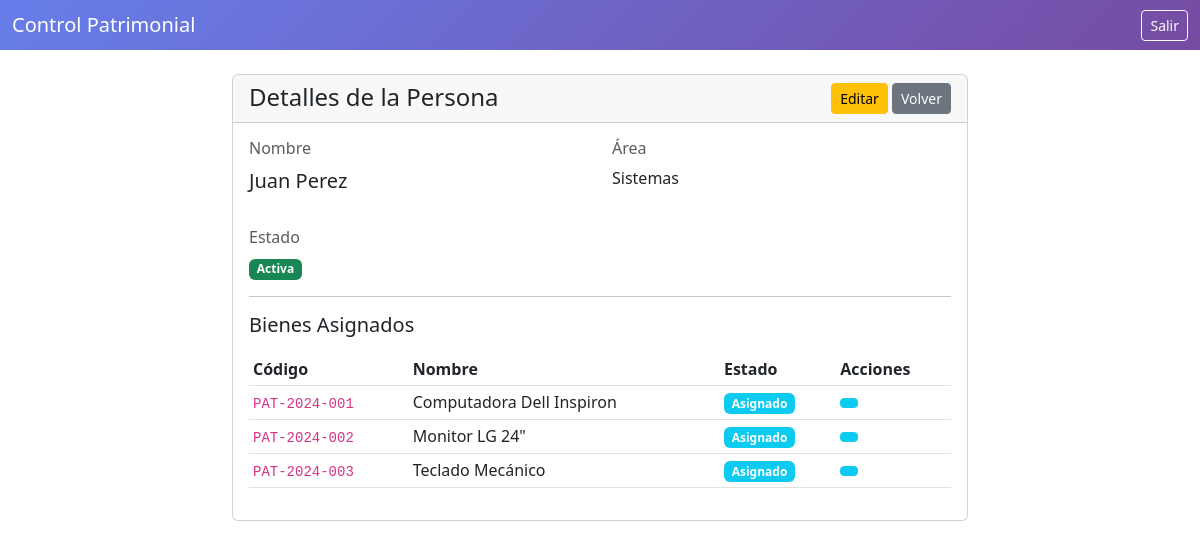
The app's page /frontend/ver-persona.php?id=1 (signed in) with its own data.
### tables this page shows
CREATE TABLE IF NOT EXISTS personas (
    id INT AUTO_INCREMENT PRIMARY KEY,
    nombre VARCHAR(100) NOT NULL,
    area VARCHAR(100),
    estado TINYINT DEFAULT 1,
    INDEX idx_nombre (nombre),
    INDEX idx_estado (estado)
);

CREATE TABLE IF NOT EXISTS bienes (
    id INT AUTO_INCREMENT PRIMARY KEY,
    codigo_patrimonial VARCHAR(50) UNIQUE NOT NULL,
    nombre VARCHAR(100) NOT NULL,
    descripcion TEXT,
    estado VARCHAR(50),
    persona_id INT,
    fecha_registro TIMESTAMP DEFAULT CURRENT_TIMESTAMP,
    FOREIGN KEY (persona_id) REFERENCES personas(id),
    INDEX idx_codigo (codigo_patrimonial),
    INDEX idx_estado (estado),
    INDEX idx_persona (persona_id)
);

### backend/PersonaDAO.php (called while the page is built, shortened)
<?php
class PersonaDAO {
    private $conn;
    public function __construct($conexion) {
        $this->conn = $conexion;
    }
    public function obtenerPorId($id) {
        $stmt = $this->conn->prepare(
            "SELECT id, nombre, area, estado FROM personas WHERE id = ?"
        );
        $stmt->bind_param("i", $id);
        $stmt->execute();
        $resultado = $stmt->get_result();
        return $resultado->fetch_assoc();
    }
    public function obtenerBienes($persona_id) {
        $stmt = $this->conn->prepare(
            "SELECT id, codigo_patrimonial, nombre, descripcion, estado
             FROM bienes WHERE persona_id = ? ORDER BY nombre ASC"
        );
        $stmt->bind_param("i", $persona_id);
        $stmt->execute();
        $resultado = $stmt->get_result();
        return $resultado->fetch_all(MYSQLI_ASSOC);
    }
}
?>

### frontend/ver-persona.php (the view, shortened to what this page needs)
<?php
require_once dirname(__FILE__) . '/../config/database.php';
require_once dirname(__FILE__) . '/../backend/PersonaDAO.php';
$persona_id = intval($_GET['id'] ?? 0);
$personaDAO = new PersonaDAO($conn);
$persona = $personaDAO->obtenerPorId($persona_id);
$bienes = $personaDAO->obtenerBienes($persona_id);
?>
<!DOCTYPE html>
<html lang="es">
<head>
    <link href="https://cdn.jsdelivr.net/npm/bootstrap@5.3.0/dist/css/bootstrap.min.css" rel="stylesheet">
</head>
<body>
    <nav class="navbar navbar-dark" style="background: linear-gradient(135deg, #667eea 0%, #764ba2 100%);">
        <div class="container-fluid">
            <span class="navbar-brand mb-0 h1"><i class="fas fa-chart-line"></i> Control Patrimonial</span>
            <a href="logout.php" class="btn btn-outline-light btn-sm">Salir</a>
        </div>
    </nav>
    <div class="container mt-4">
        <div class="row">
            <div class="col-md-8 offset-md-2">
                <div class="card">
                    <div class="card-header d-flex justify-content-between">
                        <h4 class="mb-0">Detalles de la Persona</h4>
                        <div>
                            <a href="editar-persona.php?id=<?php echo $persona['id']; ?>" class="btn btn-sm btn-warning">
                                <i class="fas fa-edit"></i> Editar
                            </a>
                            <a href="personas.php" class="btn btn-sm btn-secondary">
                                <i class="fas fa-arrow-left"></i> Volver
                            </a>
                        </div>
                    </div>
                    <div class="card-body">
                        <div class="row mb-3">
                            <div class="col-md-6">
                                <h6 class="text-muted">Nombre</h6>
                                <p class="fs-5"><?php echo htmlspecialchars($persona['nombre']); ?></p>
                            </div>
                            <div class="col-md-6">
                                <h6 class="text-muted">Área</h6>
                                <p><?php echo htmlspecialchars($persona['area'] ?? ''); ?></p>
                            </div>
                        </div>
                        <div class="mb-3">
                            <h6 class="text-muted">Estado</h6>
                            <p>
                                <span class="badge bg-<?php echo $persona['estado'] ? 'success' : 'secondary'; ?>">
                                    <?php echo $persona['estado'] ? 'Activa' : 'Inactiva'; ?>
                                </span>
                            </p>
                        </div>
                        <hr>
                        <h5 class="mb-3">Bienes Asignados</h5>
                        <?php if ($bienes): ?>
                            <div class="table-responsive">
                                <table class="table table-sm">
                                    <thead>
                                        <tr>
                                            <th>Código</th>
                                            <th>Nombre</th>
                                            <th>Estado</th>
                                            <th>Acciones</th>
                                        </tr>
                                    </thead>
                                    <tbody>
                                        <?php foreach ($bienes as $bien): ?>
                                            <tr>
                                                <td><code><?php echo htmlspecialchars($bien['codigo_patrimonial']); ?></code></td>
                                                <td><?php echo htmlspecialchars($bien['nombre']); ?></td>
                                                <td>
                                                    <span class="badge bg-info">
                                                        <?php echo htmlspecialchars($bien['estado']); ?>
                                                    </span>
                                                </td>
                                                <td>
                                                    <a href="ver-bien.php?id=<?php echo $bien['id']; ?>" class="btn btn-sm btn-info">
                                                    </a>
                                                </td>
                                            </tr>
                                        <?php endforeach; ?>
                                    </tbody>
                                </table>
                            </div>
                        <?php else: ?>
                            <p class="text-muted">No tiene bienes asignados</p>
                        <?php endif; ?>
                    </div>
                </div>
            </div>
        </div>
    </div>
</body>
</html>

### records on screen
personas: nombre "Juan Perez", area "Sistemas"
bienes: codigo_patrimonial "PAT-2024-001", nombre "Computadora Dell Inspiron", estado "Asignado"
bienes: codigo_patrimonial "PAT-2024-002", nombre "Monitor LG 24\"", estado "Asignado"
bienes: codigo_patrimonial "PAT-2024-003", nombre "Teclado Mecánico", estado "Asignado"
